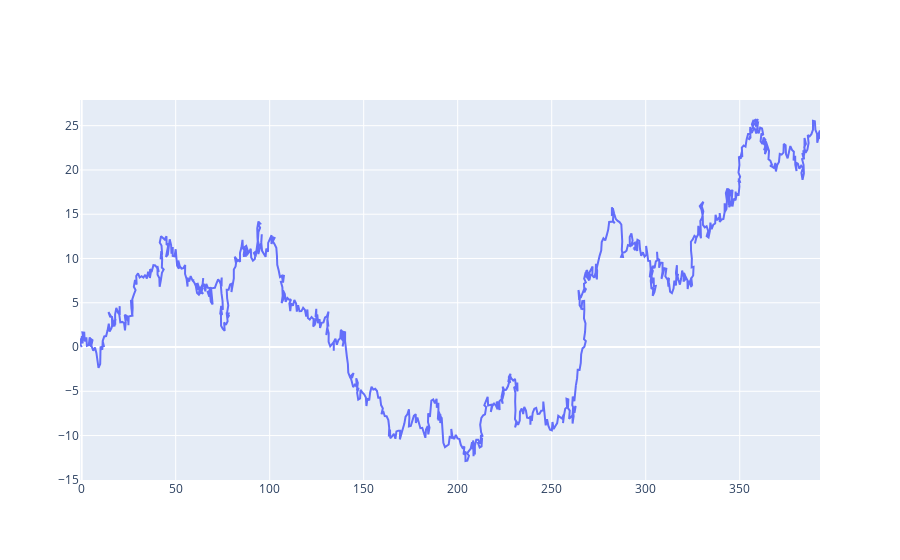

Notebook source saved alongside this figure:
### Markdown cell above
# Activity 1: Correlated Random Walk - 1 Trajectory

### Code cell
def correlated_random_walk(n_steps=1000, scale=1.0):
    pos = Vec2d(0, 0)
    trajectory = [pos.to_tuple()]
    
    for i in range(n_steps):
        angle = cauchy.rvs(scale=scale)  # Generar un ángulo con distribución de Cauchy
        step = Vec2d(1, 0).rotated(angle)
        pos += step
        trajectory.append(pos.to_tuple())

    print("Primeros 5 puntos de la trayectoria:", trajectory[:5])  # Verifica si hay datos

    x, y = zip(*trajectory)
    
    print("Cantidad de puntos generados:", len(x))  # Debe ser n_steps + 1

    fig = go.Figure()
    fig.add_trace(go.Scatter(x=x, y=y, mode='lines', name='CRW 1 Trajectory'))
    fig.show()

# Llamada de prueba
correlated_random_walk()

### Figure 1 — Plotly figure (JSON) as saved in the notebook; plotly's stock layout.template omitted (floating-point values rounded to 4 significant figures; data arrays with more than 128 entries replaced by an {"elided": "..."} marker saying what was removed)
{"data": [{"mode": "lines", "name": "CRW 1 Trajectory", "type": "scatter", "x": {"elided": "1001 float values"}, "y": {"elided": "1001 float values"}}], "layout": {}}
